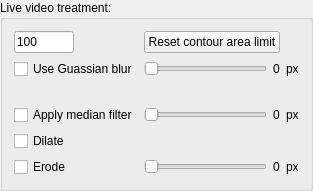
            <widget class="QGroupBox" name="groupBox_2">
             <property name="toolTip">
              <string>Lower limit for detectable contour area in pixels</string>
             </property>
             <property name="title">
              <string>Live video treatment:</string>
             </property>
             <layout class="QGridLayout" name="gridLayout_4">
              <item row="4" column="0">
               <widget class="QCheckBox" name="medianFilterCheckbox">
                <property name="toolTip">
                 <string>Removes fuzzy noise (slow)</string>
                </property>
                <property name="text">
                 <string>Apply median filter</string>
                </property>
               </widget>
              </item>
              <item row="7" column="1">
               <widget class="QSlider" name="kernelSlider">
                <property name="toolTip">
                 <string>Choose kernel size for dilate and erode</string>
                </property>
                <property name="minimum">
                 <number>1</number>
                </property>
                <property name="maximum">
                 <number>25</number>
                </property>
                <property name="orientation">
                 <enum>Qt::Horizontal</enum>
                </property>
               </widget>
              </item>
              <item row="7" column="2">
               <widget class="QLabel" name="kernelValueLabel">
                <property name="text">
                 <string>0</string>
                </property>
               </widget>
              </item>
              <item row="7" column="0">
               <widget class="QCheckBox" name="erodeCheckbox">
                <property name="toolTip">
                 <string>Useful to erode away noise</string>
                </property>
                <property name="text">
                 <string>Erode</string>
                </property>
               </widget>
              </item>
              <item row="6" column="0">
               <widget class="QCheckBox" name="dilateCheckbox">
                <property name="toolTip">
                 <string>Useful to increase size of small objects</string>
                </property>
                <property name="text">
                 <string>Dilate</string>
                </property>
               </widget>
              </item>
              <item row="0" column="0">
               <widget class="QLineEdit" name="contourLineEdit">
                <property name="sizePolicy">
                 <sizepolicy hsizetype="Maximum" vsizetype="Fixed">
                  <horstretch>0</horstretch>
                  <verstretch>0</verstretch>
                 </sizepolicy>
                </property>
                <property name="maximumSize">
                 <size>
                  <width>60</width>
                  <height>16777215</height>
                 </size>
                </property>
                <property name="toolTip">
                 <string>Default is 100</string>
                </property>
                <property name="text">
                 <string>100</string>
                </property>
               </widget>
              </item>
              <item row="1" column="3">
               <widget class="QLabel" name="label_9">
                <property name="text">
                 <string>px</string>
                </property>
               </widget>
              </item>
              <item row="7" column="3">
               <widget class="QLabel" name="label_5">
                <property name="text">
                 <string>px</string>
                </property>
               </widget>
              </item>
              <item row="0" column="1" colspan="2">
               <widget class="QPushButton" name="trkContour_B">
                <property name="text">
                 <string>Reset contour area limit</string>
                </property>
               </widget>
              </item>
              <item row="1" column="0">
               <widget class="QCheckBox" name="gaussCheckBox">
                <property name="toolTip">
                 <string>Smooth out image</string>
                </property>
                <property name="text">
                 <string>Use Guassian blur</string>
                </property>
               </widget>
              </item>
              <item row="1" column="1">
               <widget class="QSlider" name="gaussSlider">
                <property name="toolTip">
                 <string>Reduce with noise with Gaussian filter</string>
                </property>
                <property name="value">
                 <number>0</number>
                </property>
                <property name="orientation">
                 <enum>Qt::Horizontal</enum>
                </property>
                <property name="invertedControls">
                 <bool>true</bool>
                </property>
               </widget>
              </item>
              <item row="1" column="2">
               <widget class="QLabel" name="gaussValueLabel">
                <property name="text">
                 <string>0</string>
                </property>
               </widget>
              </item>
              <item row="2" column="2">
               <widget class="QLabel" name="label_6">
                <property name="text">
                 <string/>
                </property>
               </widget>
              </item>
              <item row="4" column="3">
               <widget class="QLabel" name="label">
                <property name="text">
                 <string>px</string>
                </property>
               </widget>
              </item>
              <item row="4" column="1">
               <widget class="QSlider" name="medianSlider">
                <property name="orientation">
                 <enum>Qt::Horizontal</enum>
                </property>
               </widget>
              </item>
              <item row="4" column="2">
               <widget class="QLabel" name="medianValueLabel">
                <property name="text">
                 <string>0</string>
                </property>
               </widget>
              </item>
             </layout>
             <zorder>label_6</zorder>
             <zorder>gaussCheckBox</zorder>
             <zorder>medianFilterCheckbox</zorder>
             <zorder>gaussSlider</zorder>
             <zorder>gaussValueLabel</zorder>
             <zorder>dilateCheckbox</zorder>
             <zorder>erodeCheckbox</zorder>
             <zorder>kernelSlider</zorder>
             <zorder>kernelValueLabel</zorder>
             <zorder>medianSlider</zorder>
             <zorder>medianValueLabel</zorder>
             <zorder>label_9</zorder>
             <zorder>label</zorder>
             <zorder>label_5</zorder>
             <zorder>contourLineEdit</zorder>
             <zorder>trkContour_B</zorder>
            </widget>
